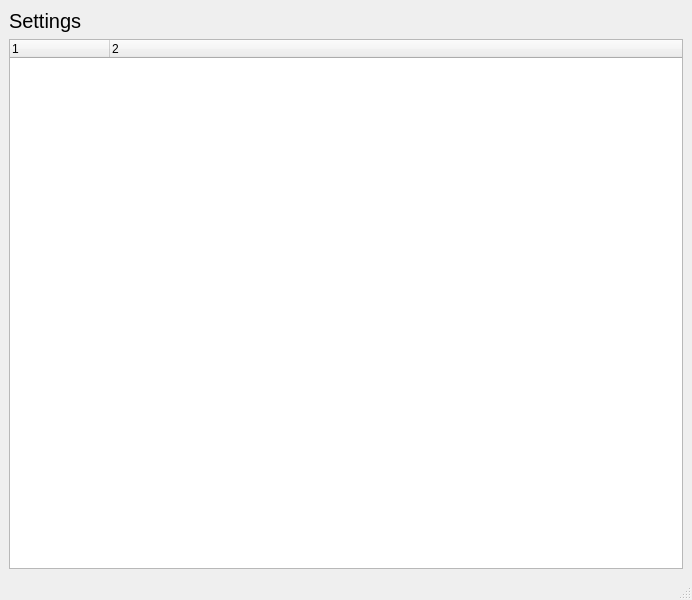
<?xml version="1.0" encoding="UTF-8"?>
<ui version="4.0">
 <class>SettingsWindow</class>
 <widget class="QMainWindow" name="SettingsWindow">
  <property name="geometry">
   <rect>
    <x>0</x>
    <y>0</y>
    <width>692</width>
    <height>600</height>
   </rect>
  </property>
  <property name="windowTitle">
   <string>Settings</string>
  </property>
  <widget class="QWidget" name="centralwidget">
   <layout class="QGridLayout" name="gridLayout">
    <item row="0" column="0">
     <widget class="QLabel" name="label">
      <property name="font">
       <font>
        <family>MS Sans Serif</family>
        <pointsize>15</pointsize>
       </font>
      </property>
      <property name="text">
       <string>Settings</string>
      </property>
     </widget>
    </item>
    <item row="1" column="0">
     <widget class="QTreeWidget" name="setViewer">
      <property name="columnCount">
       <number>2</number>
      </property>
      <column>
       <property name="text">
        <string notr="true">1</string>
       </property>
      </column>
      <column>
       <property name="text">
        <string notr="true">2</string>
       </property>
      </column>
     </widget>
    </item>
   </layout>
  </widget>
  <widget class="QMenuBar" name="menubar">
   <property name="geometry">
    <rect>
     <x>0</x>
     <y>0</y>
     <width>692</width>
     <height>21</height>
    </rect>
   </property>
  </widget>
  <widget class="QStatusBar" name="statusbar"/>
 </widget>
 <resources/>
 <connections/>
</ui>
